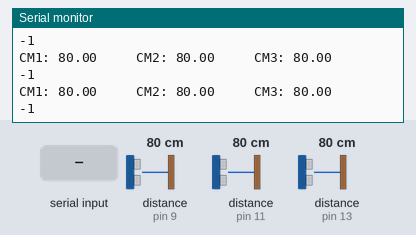
Bench run of a sketch on a simulated Arduino Leonardo, built with avr-gcc and run on an emulated ATmega32U4. On the bench: the last lines printed to the serial monitor. The inputs (shaded band) are chosen by the test bench; at power-on: distance to the obstacle (sensors on pin 9, pin 11, pin 13) 80 cm. The echo pulse lasts 58.3 µs per cm.

Above: at 1.2 s.
1.3 s: distance to the obstacle (sensor on pin 9) set to 18 cm
At 1.66 s:
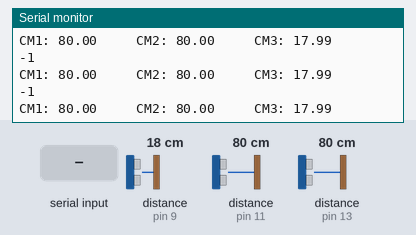
4.3 s: distance to the obstacle (sensor on pin 11) set to 250 cm
At 4.53 s:
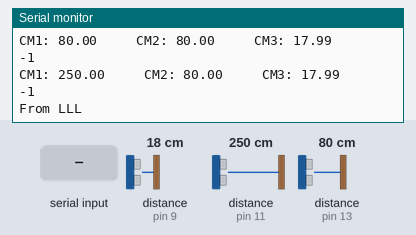
6.0 s: "MS1: \n" received over the second serial link
At 6.03 s:
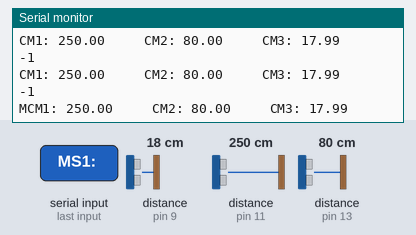
7.6 s: distance to the obstacle (sensor on pin 13) set to 2 cm
At 7.66 s:
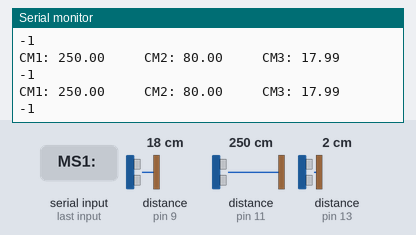
9.1 s: "MS2: \n" received over the second serial link
At 9.33 s:
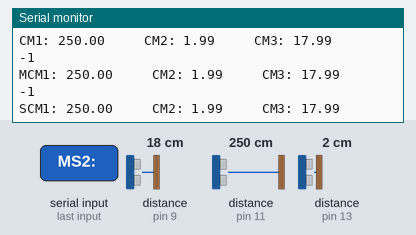
10.6 s: distance to the obstacle (sensor on pin 9) set to 53 cm
At 10.66 s:
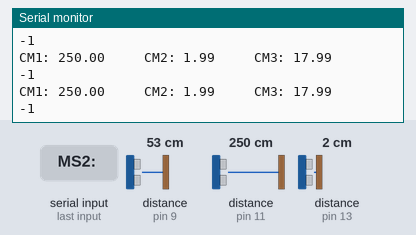
Timing chart, 0 to 13.6 s (numbered marks = the images above; inputs shaded):
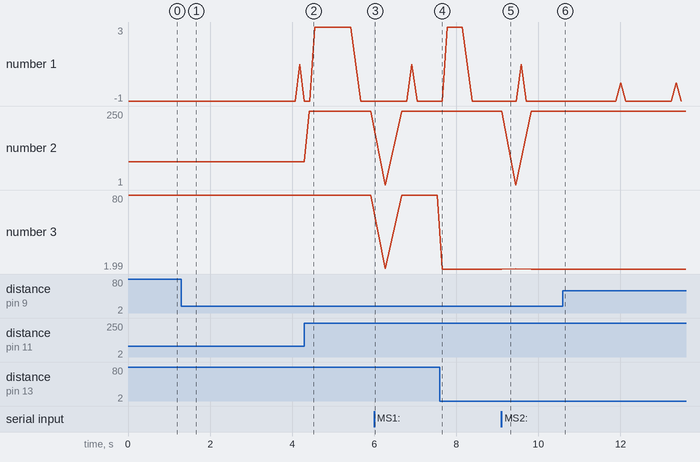

Measured:
- after the input at 1.3 s, the serial monitor: prints a new line at once (image 1)
- after the input at 4.3 s, the serial monitor: prints a new line after 0.12 s (image 2)
- after the input at 6.0 s, the serial monitor: prints a new line at once (image 3)
- after the input at 9.1 s, the serial monitor: prints a new line after 0.11 s (image 5)
- plotted number 2: 80 → 250 after the input at 4.3 s
- plotted number 3: 80 → 1.99 after the input at 7.6 s

The sketch:

Hand_Gesture_Recognition_with_Ultrasonic_.ino
```cpp
#include <Ultrasonic.h>

/*
 * HCSR04Ultrasonic/examples/UltrasonicDemo/UltrasonicDemo.pde
 *
 * SVN Keywords
 * ----------------------------------
 * $Author: cnobile $
 * $Date: 2011-09-17 02:43:12 -0400 (Sat, 17 Sep 2011) $
 * $Revision: 29 $
 * ----------------------------------
 */

#include <Ultrasonic.h>
//#include <SoftwareSerial.h>   // 引用程式庫

// 定義連接藍牙模組的序列埠
//SoftwareSerial BT(8, 9); // 接收腳, 傳送腳
char val;  // 儲存接收資料的變數

#define TRIGGER_PIN1  10
#define ECHO_PIN1     11

#define TRIGGER_PIN2  12
#define ECHO_PIN2     13

#define TRIGGER_PIN3  8
#define ECHO_PIN3     9

Ultrasonic ultrasonic1(TRIGGER_PIN1, ECHO_PIN1);
Ultrasonic ultrasonic2(TRIGGER_PIN2, ECHO_PIN2);
Ultrasonic ultrasonic3(TRIGGER_PIN3, ECHO_PIN3);

int usIndex = 0;
float usSerial1[10] = {0};
float usSerial2[10] = {0};

float usAvg1 = 0;
float usAvg2 = 0;

int usSmiliarDiff = -1;
int usState = -1;
int usStateTemp = -2;
//0: Right To Left (Open Bulb)
//1: Left To Right (Close Bulb)
//2: Foward To Back
//3: Back To Foward
//4: Top To Down (Open Fan)
//5: Down To Top (Close Fan)

float downAscend = -1;
int downAscendTimes = 0;
float upDescend = -1;
int upDescendTimes = 0;


unsigned long previousMillis = 0;
const long interval = 3000;

int recoveryState = 0;

void setup() {
  Serial.begin(38400);   // 與電腦序列埠連線
  Serial.println("Sender: Household Remote Control is ready!");

  // 藍牙透傳模式的預設連線速率。
  Serial1.begin(38400);

  previousMillis = millis();
}

void loop() {
  float cmMsec1, cmMsec2, cmMsec3;
//  float inMsec;
  long microsec1 = ultrasonic1.timing();
  long microsec2 = ultrasonic2.timing();
  long microsec3 = ultrasonic3.timing();

  cmMsec1 = ultrasonic1.convert(microsec1, Ultrasonic::CM);
  cmMsec2 = ultrasonic2.convert(microsec2, Ultrasonic::CM);
  cmMsec3 = ultrasonic3.convert(microsec3, Ultrasonic::CM);
//  inMsec = ultrasonic.convert(microsec, Ultrasonic::IN);

//  Serial.print("MS1: ");
//  Serial.print(microsec1);
  Serial.print("CM1: ");
  Serial.print(cmMsec1);
  Serial.print("     ");
//  Serial.print(", usAvg1: ");
//  Serial.print(usAvg1);
//  Serial.print("MS2: ");
//  Serial.print(microsec2);
  Serial.print("CM2: ");
  Serial.print(cmMsec2);
  Serial.print("     ");
  Serial.print("CM3: ");
  Serial.print(cmMsec3);
//  Serial.print(", usAvg2: ");
//  Serial.print(usAvg2);
  Serial.println();
  Serial.println(usState);
  Serial.println();

//  Serial.print(", IN: ");
//  Serial.println(inMsec);
  delay(100);

//  if(usIndex < 10) {
//    usAvg1 += cmMsec1;
//    usAvg2 += cmMsec2;
//    usIndex = usIndex + 1;
//  } else if (usIndex == 10) {
//    usAvg1 /= 10;
//    usAvg2 /= 10;
//    usIndex = usIndex + 1;
//  }

  unsigned long currentMillis = millis();

  if (currentMillis - previousMillis >= interval) {

    if( abs(cmMsec1 - cmMsec2) > 100){

      if(cmMsec1 < cmMsec2){ //From right to left
        if(usState == 3){
            usState = -1;
        } else if(usState == -1){
          if(abs(abs(cmMsec1 - cmMsec2) - usSmiliarDiff) > 50) {
            usState = 2;
    //        Serial.println("Fuck From right to left, and open bulb");
            Serial.println("From RRR");
          }
        }
      }
      if(cmMsec1 > cmMsec2){ //From left to right
        if(usState == 2){
            usState = -1;
        } else if(usState == -1){
          if(abs(abs(cmMsec1 - cmMsec2) - usSmiliarDiff) > 50) {
            usState = 3;
    //        Serial.println("Fuck From left to right, and close bulb");
            Serial.println("From LLL");
          }
        }
      }

    }
    usSmiliarDiff = abs(cmMsec1 - cmMsec2);
  }


  if (currentMillis - previousMillis >= interval) {
    if(usState == 0 || usState == 1)
      usState = -1;

    if(cmMsec3 < 20){
      downAscend = cmMsec3;

      if(cmMsec3 - downAscend < 10){
        downAscendTimes++;
      }
      if(downAscendTimes > 10){
        usState = 1; //Close Fans
        downAscendTimes = 0;
      }
    }

    if(cmMsec3 < 60 && cmMsec3 > 20){
      upDescend = cmMsec3;

      if(upDescend - cmMsec3 < 10){
        upDescendTimes++;
      }
      if(upDescendTimes > 10){
        usState = 0; //Open Fans
        upDescendTimes = 0;
      }
    }

  }

  // 若收到「序列埠監控視窗」的資料，則送到藍牙模組
  if (usState == 0) {
    if(usStateTemp != usState)
      Serial1.print('0');
  }else if (usState == 1) {
    if(usStateTemp != usState)
      Serial1.print('1');
  }else if (usState == 2) {
    if(usStateTemp != usState)
      Serial1.print('2');
  }else if (usState == 3) {
    if(usStateTemp != usState)
      Serial1.print('3');
  }

  // 若收到藍牙模組的資料，則送到「序列埠監控視窗」
  if (Serial1.available()) {
    val = Serial1.read();
    Serial.print(val);
  }


  if(usState == usStateTemp)
    recoveryState++;

  if(recoveryState > 10){
    usState = -1;
    recoveryState = 0;
  }

  usStateTemp = usState;
 }
```
